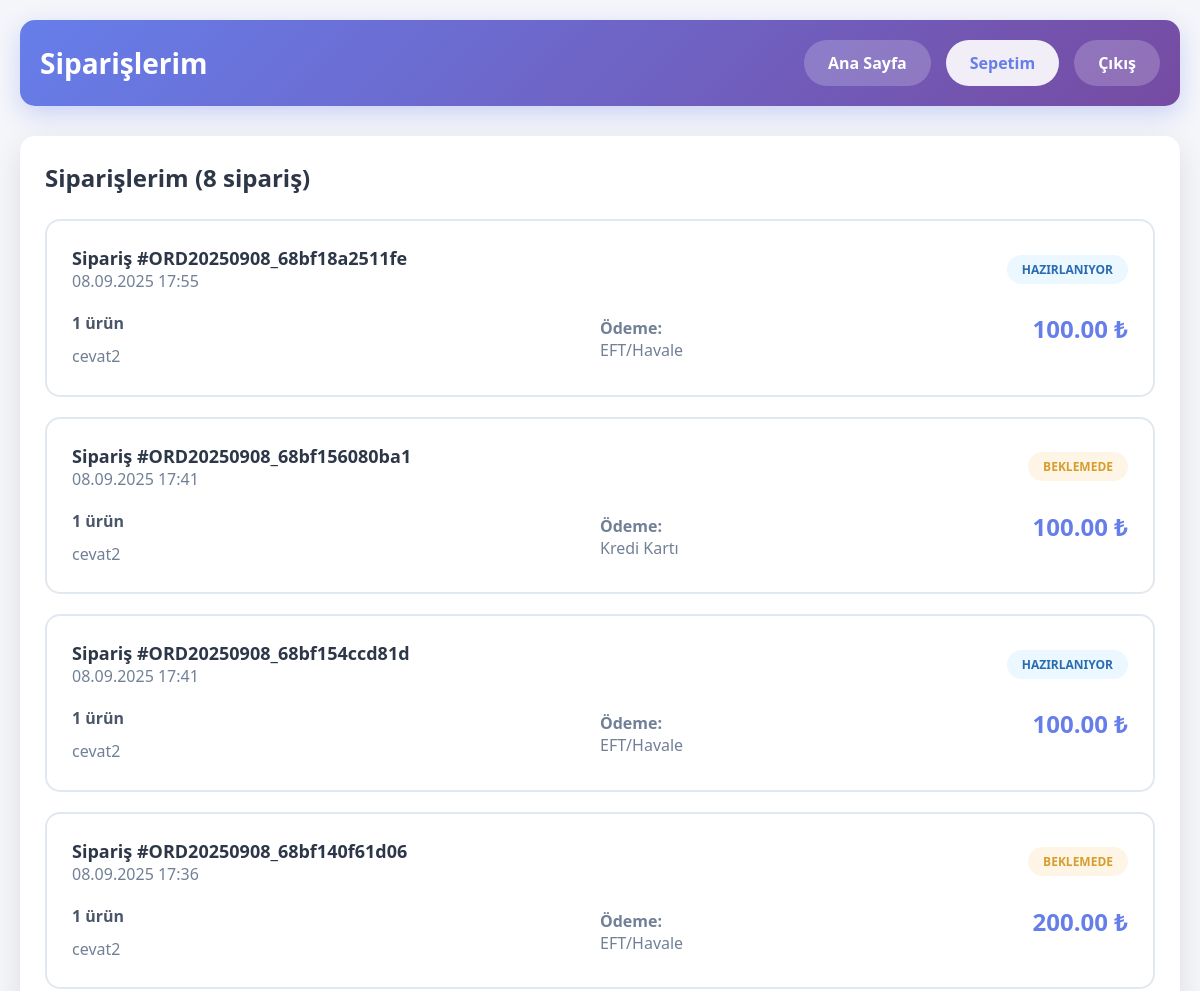
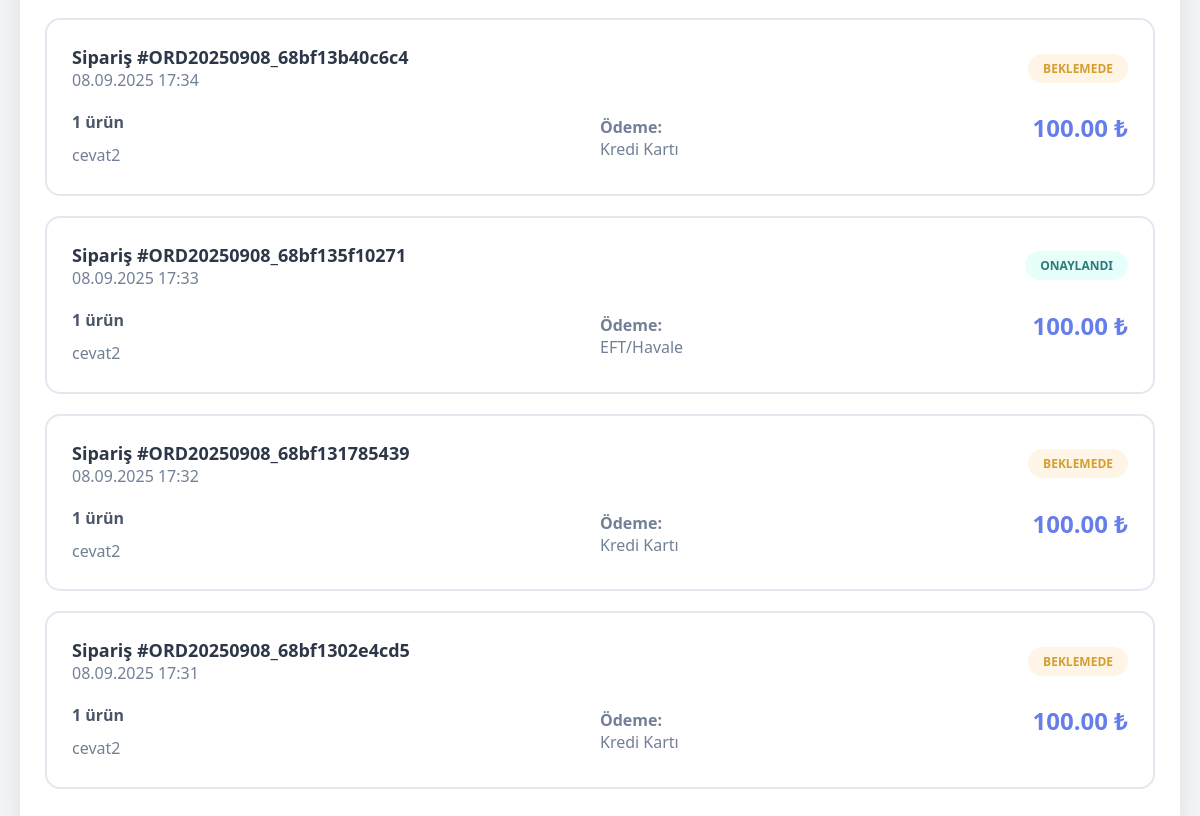
/my_orders.php (signed in), run on the app's committed database (2 pictures, top to bottom).
### tables this page shows
CREATE TABLE `orders` (
  `id` int NOT NULL AUTO_INCREMENT,
  `student_id` int NOT NULL,
  `order_number` varchar(50) NOT NULL,
  `total_amount` decimal(10,2) NOT NULL,
  `payment_method` enum('eft','havale','kredi_karti') NOT NULL,
  `status` enum('beklemede','onaylandi','hazirlaniyor','kargoda','teslim_edildi','iptal') DEFAULT 'beklemede',
  `student_name` varchar(100) NOT NULL,
  `student_class` varchar(50) NOT NULL,
  `student_phone` varchar(20) DEFAULT NULL,
  `student_address` text,
  `order_date` timestamp NULL DEFAULT CURRENT_TIMESTAMP,
  PRIMARY KEY (`id`),
  UNIQUE KEY `order_number` (`order_number`),
  KEY `student_id` (`student_id`),
  CONSTRAINT `orders_ibfk_1` FOREIGN KEY (`student_id`) REFERENCES `students` (`id`) ON DELETE CASCADE
);

### my_orders.php (the view, shortened to what this page needs)
<?php
include 'config.php';
$student_id = $_SESSION['student_id'];
$stmt = $pdo->prepare("
    SELECT o.*,
           COUNT(oi.id) as item_count,
           GROUP_CONCAT(oi.product_name SEPARATOR ', ') as product_names
    FROM orders o
    LEFT JOIN order_items oi ON o.id = oi.order_id
    WHERE o.student_id = ?
    GROUP BY o.id
    ORDER BY o.order_date DESC
");
$stmt->execute([$student_id]);
$orders = $stmt->fetchAll();
?>
<!DOCTYPE html>
<html>
<head>
</head>
<body>
    <div class="container">
        <div class="header">
            <h1>Siparişlerim</h1>
            <div class="header-buttons">
                <a href="index.php" class="btn btn-secondary">Ana Sayfa</a>
                <a href="cart.php" class="btn btn-primary">Sepetim</a>
                <a href="student_login.php" class="btn btn-secondary">Çıkış</a>
            </div>
        </div>
        <div class="orders-section">
            <div class="section-header">
                <h2>Siparişlerim (<?= count($orders) ?> sipariş)</h2>
            </div>
            <?php if (count($orders) > 0): ?>
                <?php foreach ($orders as $order): ?>
                    <div class="order-card">
                        <div class="order-header">
                            <div>
                                <div class="order-number">Sipariş #<?= htmlspecialchars($order['order_number']) ?></div>
                                <div class="order-date"><?= date('d.m.Y H:i', strtotime($order['order_date'])) ?></div>
                            </div>
                            <span class="status-badge status-<?= $order['status'] ?>">
                                <?php
                                $status_labels = [
                                    'beklemede' => 'Beklemede',
                                    'onaylandi' => 'Onaylandı',
                                    'hazirlaniyor' => 'Hazırlanıyor',
                                    'kargoda' => 'Kargoda',
                                    'teslim_edildi' => 'Teslim Edildi',
                                    'iptal' => 'İptal'
                                ];
                                echo $status_labels[$order['status']] ?? $order['status'];
                                ?>
                            </span>
                        </div>
                        <div class="order-details">
                            <div class="order-items">
                                <h4><?= $order['item_count'] ?> ürün</h4>
                                <div class="product-list">
                                    <?= htmlspecialchars($order['product_names']) ?>
                                </div>
                            </div>
                            <div class="order-method">
                                <strong>Ödeme:</strong><br>
                                <?php
                                $payment_labels = [
                                    'eft' => 'EFT/Havale',
                                    'kredi_karti' => 'Kredi Kartı'
                                ];
                                echo $payment_labels[$order['payment_method']] ?? $order['payment_method'];
                                ?>
                            </div>
                            <div class="order-summary">
                                <div class="order-total"><?= number_format($order['total_amount'], 2) ?> ₺</div>
                            </div>
                        </div>
                    </div>
                <?php endforeach; ?>
            <?php endif; ?>
        </div>
    </div>
</body>
</html>

### my_orders.php (style rules this page uses)
* { margin: 0; padding: 0; box-sizing: border-box; }
body { font-family: 'Segoe UI', Tahoma, Geneva, Verdana, sans-serif; background: #f5f6fa; }
.container { max-width: 1200px; margin: 0 auto; padding: 20px; }
.header { background: linear-gradient(135deg, #667eea 0%, #764ba2 100%); color: white; padding: 20px; border-radius: 15px; margin-bottom: 30px; box-shadow: 0 8px 25px rgba(102, 126, 234, 0.3); display: flex; justify-content: space-between; align-items: center; }
.header h1 { font-size: 28px; }
.header-buttons { display: flex; gap: 15px; }
.btn { padding: 12px 24px; border: none; border-radius: 25px; text-decoration: none; font-weight: bold; transition: all 0.3s; cursor: pointer; display: inline-block; text-align: center; }
.btn-secondary { background: rgba(255,255,255,0.2); color: white; }
.btn-primary { background: rgba(255,255,255,0.9); color: #667eea; }
.orders-section { background: white; border-radius: 15px; padding: 25px; box-shadow: 0 10px 30px rgba(0,0,0,0.1); }
.section-header { margin-bottom: 25px; }
.section-header h2 { color: #2d3748; }
.order-card { border: 2px solid #e2e8f0; border-radius: 15px; padding: 25px; margin-bottom: 20px; transition: all 0.3s; }
.order-header { display: flex; justify-content: space-between; align-items: center; margin-bottom: 20px; }
.order-number { font-size: 18px; font-weight: bold; color: #2d3748; }
.order-date { color: #718096; }
.status-badge { padding: 6px 15px; border-radius: 20px; font-size: 12px; font-weight: 600; text-transform: uppercase; }
.status-beklemede { background: #fef5e7; color: #d69e2e; }
.status-onaylandi { background: #e6fffa; color: #2c7a7b; }
.status-hazirlaniyor { background: #ebf8ff; color: #2b6cb0; }
.order-details { display: grid; grid-template-columns: 2fr 1fr 1fr; gap: 20px; align-items: start; }
.order-items h4 { color: #4a5568; margin-bottom: 10px; }
.product-list { color: #718096; line-height: 1.6; }
.order-summary { text-align: right; }
.order-total { font-size: 24px; font-weight: bold; color: #667eea; }
.order-method { color: #718096; margin-top: 5px; }

### data on the page
orders: order_number "ORD20250908_68bf18a2511fe", order_date "08.09.2025 17:55", status "HAZIRLANIYOR", item_count "1", product_names "cevat2", payment_method "EFT/Havale", total_amount "100.00"
orders: order_number "ORD20250908_68bf156080ba1", order_date "08.09.2025 17:41", status "BEKLEMEDE", item_count "1", product_names "cevat2", payment_method "Kredi Kartı", total_amount "100.00"
orders: order_number "ORD20250908_68bf154ccd81d", order_date "08.09.2025 17:41", status "HAZIRLANIYOR", item_count "1", product_names "cevat2", payment_method "EFT/Havale", total_amount "100.00"
orders: order_number "ORD20250908_68bf140f61d06", order_date "08.09.2025 17:36", status "BEKLEMEDE", item_count "1", product_names "cevat2", payment_method "EFT/Havale", total_amount "200.00"
orders: order_number "ORD20250908_68bf13b40c6c4", order_date "08.09.2025 17:34", status "BEKLEMEDE", item_count "1", product_names "cevat2", payment_method "Kredi Kartı", total_amount "100.00"
orders: order_number "ORD20250908_68bf135f10271", order_date "08.09.2025 17:33", status "ONAYLANDI", item_count "1", product_names "cevat2", payment_method "EFT/Havale", total_amount "100.00"
orders: order_number "ORD20250908_68bf131785439", order_date "08.09.2025 17:32", status "BEKLEMEDE", item_count "1", product_names "cevat2", payment_method "Kredi Kartı", total_amount "100.00"
orders: order_number "ORD20250908_68bf1302e4cd5", order_date "08.09.2025 17:31", status "BEKLEMEDE", item_count "1", product_names "cevat2", payment_method "Kredi Kartı", total_amount "100.00"

### other printed values
count($orders) "8"
